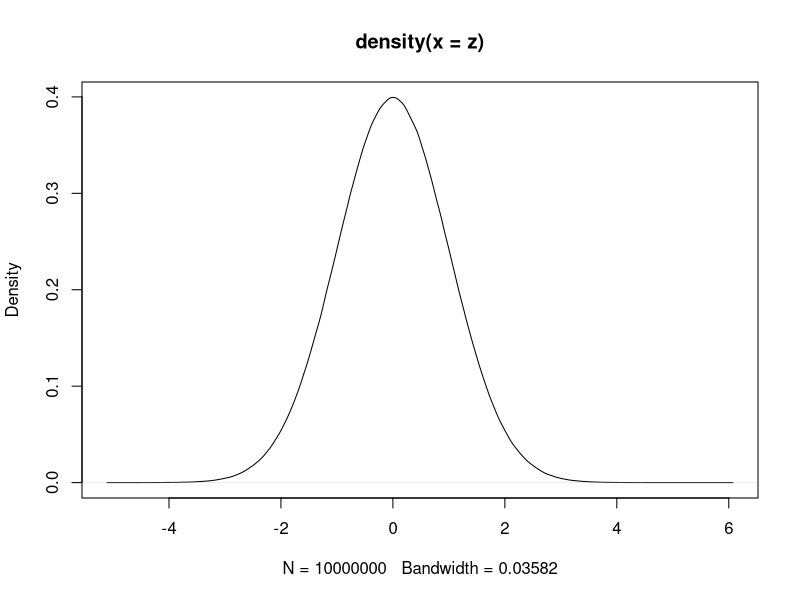
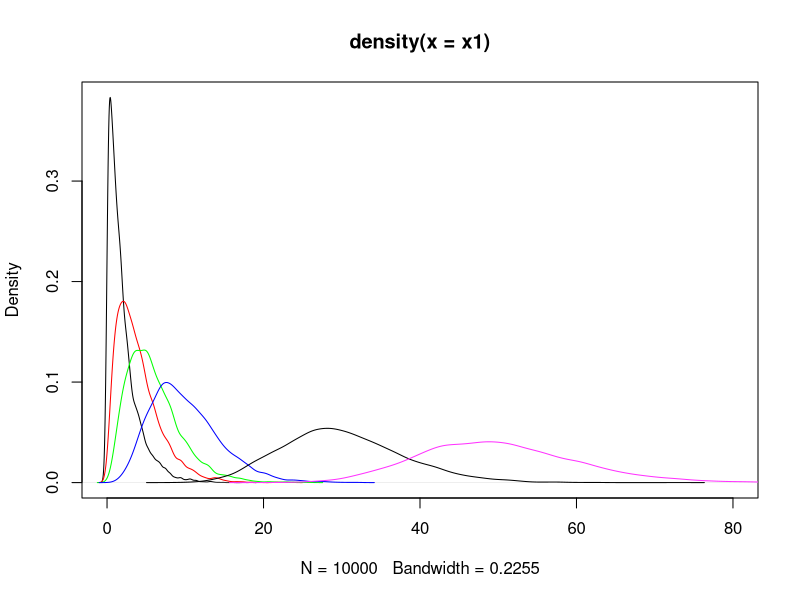

These figures' R source, in order: (Note: this script raises an error after producing the figures.)
##CI construction for pop mean 

z=rnorm(10000000)
plot(density(z))

#for 90% CI
quantile(z, 0.05)

#for 95% CI
quantile(z, 0.025)


#for 99% CI
quantile(z, 0.005)


##CI for population proportion 
#mean=p, sd=sqrt(pq/n)

qnorm(0.05)

#95%CI=[phat-1.96*SQRT(p1/n), phat+1.96*SQRT(p1/n)]


qnorm(0.05)

#95%CI=[phat-1.64*SQRT(p1/n), phat+1.64*SQRT(p1/n)]


#chi square distribution 
#df=n-1

x1=rchisq(10000
         , df=2)

#plot(density(x1))

x2=rchisq(10000
          , df=4)
x3=rchisq(10000
          , df=6)

x4=rchisq(10000
          , df=10)

x5=rchisq(10000
          , df=30)
x6=rchisq(10000
          , df=50)


plot(density(x1), 
     xlim=c(0, 80))
lines(density(x2), col="red")
lines(density(x3), col="green")
lines(density(x4), col="blue")
lines(density(x5), col="black")
lines(density(x6), col="#FF33FF")


##calculating quantiles

qchisq(0.025, df=8)
qchisq(0.975, df=8)
quantile()

###CI for Pop Variance
n=10    #sample size  
df=9    #df 
Sv=7    #sample variance s square

#construct p%=90% CI for pop variance
a=qchisq(0.05, df=df)
b=qchisq(0.95, df=df)

#CI=[(n-1)*Sv/b   ,  (n-1)*Sv/b]
LB=df*Sv/b
UB=df*Sv/a
LB
UB


#90%CI=[4, 19]

###Upload the dataset grades 
g=read.csv("grades1.csv")
names(g)

#work with Final score which is a QNT var
#pop. Variance
var(g$Fscore)  # suppose we donot know this

#select a random sample
s=sample(g$Fscore, 30, replace = T)
head(s)

var(s)
#construction 95 CI for population variance
n=30
df=n-1
Sv=var(s)     #S square


a=qchisq(0.025, df=n-1)
b=qchisq(0.975, df=n-1)

#CI=[(n-1)*Sv/b   ,  (n-1)*Sv/b]

LB=df*Sv/b
UB=df*Sv/a
LB
UB

#CI for pop SD

lb=sqrt(LB)
ub=sqrt(UB)
lb
ub


###Summary
#CI for pop mean 
#CI for pop prop
#CI for pop var
#CI for Pop sD
